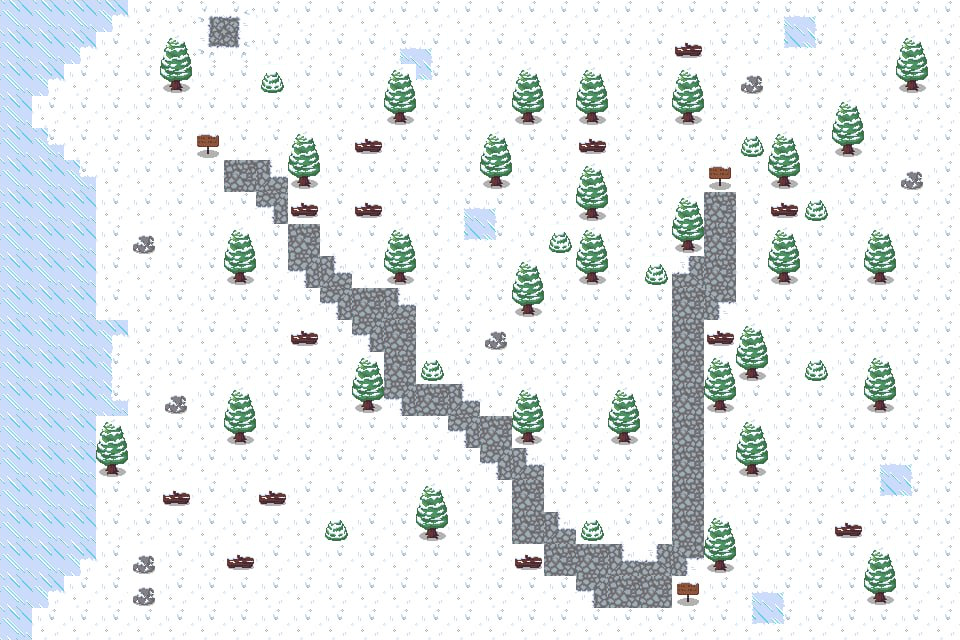

The image is a tile-based game level rendered from a .tmx file. Its description and source (layers, tilesets, objects; grid data summarised) follow:
An orthogonal 30x20 tile map with 32x32 px tiles, 3 tile layers (Слой тайлов 1, Слой тайлов 2, Слой тайлов 3) and 55 objects.

<map version="1.10" tiledversion="1.11.0" orientation="orthogonal" renderorder="right-down" width="30" height="20" tilewidth="32" tileheight="32" infinite="0" nextlayerid="6" nextobjectid="64">
 <tileset firstgid="1" source="IceTileset.tsx" />
 <layer id="1" name="Слой тайлов 1" width="30" height="20">
  <data>[600 cells, 600 non-empty, 5 distinct tile ids]</data>
 </layer>
 <layer id="2" name="Слой тайлов 2" width="30" height="20">
  <data>[600 cells, 127 non-empty, 11 distinct tile ids]</data>
 </layer>
 <layer id="3" name="Слой тайлов 3" width="30" height="20">
  <data>[600 cells, 49 non-empty, 14 distinct tile ids]</data>
 </layer>
 <objectgroup id="4" name="Collision">
  <object id="1" x="384" y="96" width="32" height="32" />
  <object id="3" x="352" y="128" width="32" height="32" />
  <object id="5" x="319.768" y="192.229" width="32" height="32" rotation="180.824" />
  <object id="6" x="160" y="64" width="32" height="32" />
  <object id="7" x="128" y="224" width="32" height="32" />
  <object id="8" x="96" y="448" width="32" height="32" />
  <object id="10" x="160" y="480" width="32" height="32" />
  <object id="11" x="224" y="416" width="32" height="32" />
  <object id="12" x="224" y="544" width="32" height="32" />
  <object id="13" x="256" y="480" width="32" height="32" />
  <object id="14" x="320" y="512" width="32" height="32" />
  <object id="15" x="128" y="544" width="32" height="32" />
  <object id="16" x="160" y="384" width="32" height="32" />
  <object id="17" x="320" y="384" width="32" height="32" />
  <object id="18" x="416" y="512" width="32" height="32" />
  <object id="20" x="512" y="576" width="32" height="32" />
  <object id="21" x="576" y="480" width="32" height="32" />
  <object id="23" x="704" y="544" width="32" height="32" />
  <object id="24" x="736" y="448" width="32" height="32" />
  <object id="25" x="832" y="512" width="32" height="32" />
  <object id="26" x="864" y="576" width="32" height="32" />
  <object id="27" x="512" y="416" width="32" height="32" />
  <object id="28" x="608" y="416" width="32" height="32" />
  <object id="29" x="864" y="384" width="32" height="32" />
  <object id="30" x="800" y="352" width="32" height="32" />
  <object id="31" x="736" y="352" width="32" height="32" />
  <object id="32" x="736" y="320" width="32" height="32" />
  <object id="33" x="736" y="384" width="32" height="32" />
  <object id="34" x="448" y="352" width="32" height="32" rotation="358.675" />
  <object id="35" x="480" y="320" width="32" height="32" />
  <object id="36" x="512" y="288" width="32" height="32" />
  <object id="37" x="576" y="256" width="32" height="32" />
  <object id="38" x="608" y="224" width="32" height="64" />
  <object id="39" x="544" y="224" width="32" height="32" />
  <object id="40" x="384" y="256" width="32" height="32" />
  <object id="42" x="288" y="320" width="32" height="32" />
  <object id="43" x="224" y="256" width="32" height="32" />
  <object id="45" x="352" y="192" width="32" height="32" />
  <object id="46" x="480" y="160" width="32" height="32" />
  <object id="48" x="256" y="64" width="32" height="32" />
  <object id="49" x="512" y="96" width="32" height="32" />
  <object id="50" x="576" y="96" width="32" height="32" />
  <object id="51" x="576" y="128" width="32" height="32" />
  <object id="52" x="576" y="192" width="32" height="32" />
  <object id="53" x="672" y="96" width="32" height="32" />
  <object id="54" x="672" y="32" width="32" height="32" />
  <object id="55" x="736" y="64" width="32" height="32" />
  <object id="56" x="736" y="128" width="32" height="32" />
  <object id="57" x="768" y="160" width="32" height="32" />
  <object id="58" x="896" y="64" width="32" height="32" />
  <object id="59" x="896" y="160" width="32" height="32" />
  <object id="60" x="832" y="128" width="32" height="32" />
  <object id="61" x="864" y="256" width="32" height="32" />
  <object id="62" x="768" y="256" width="32" height="32" />
  <object id="63" x="800" y="192" width="32" height="32" />
 </objectgroup>
</map>
